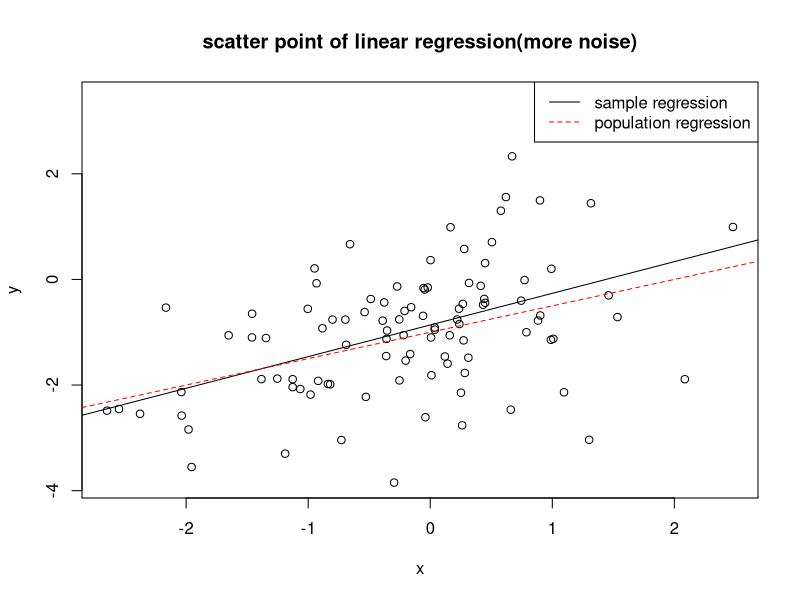

Reproduce this figure in R.

# x<-rnorm(100)
# eps<-rnorm(100,0,0.5)
# y<- -1+0.5*x+eps
get_data<-function()
{
    xy_data=read.csv("xy_data.csv")
    return(xy_data)
}
xy_data=get_data()
linear_regression<- function()
{
y_x <- lm(y~x,xy_data)
print(summary(y_x))
return(y_x)
}
yx_regr=linear_regression()

scatter_plot<-function(plot_file)
{
    png(file=plot_file)
    plot(xy_data$x,xy_data$y,xlab='x',ylab='y',main='scatter point of linear regression(more noise)')
    abline(yx_regr)
    abline(-1,0.5,lty=2,col='red')
    legend('topright',legend=c('sample regression','population regression'),lty=c(1,2),col=c('black','red'))
    dev.off()
}
scatter_plot('scatter_plot_more_noise.png')
